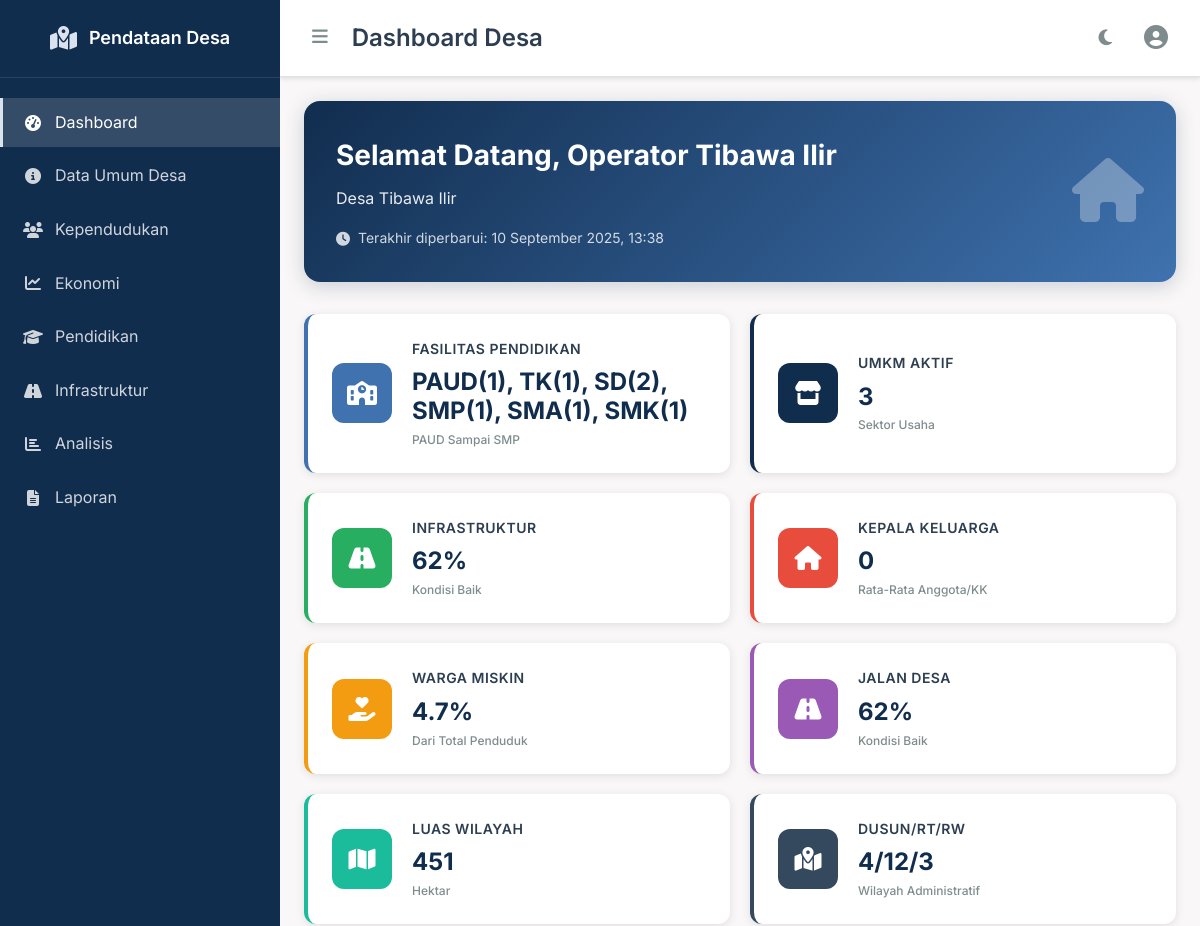
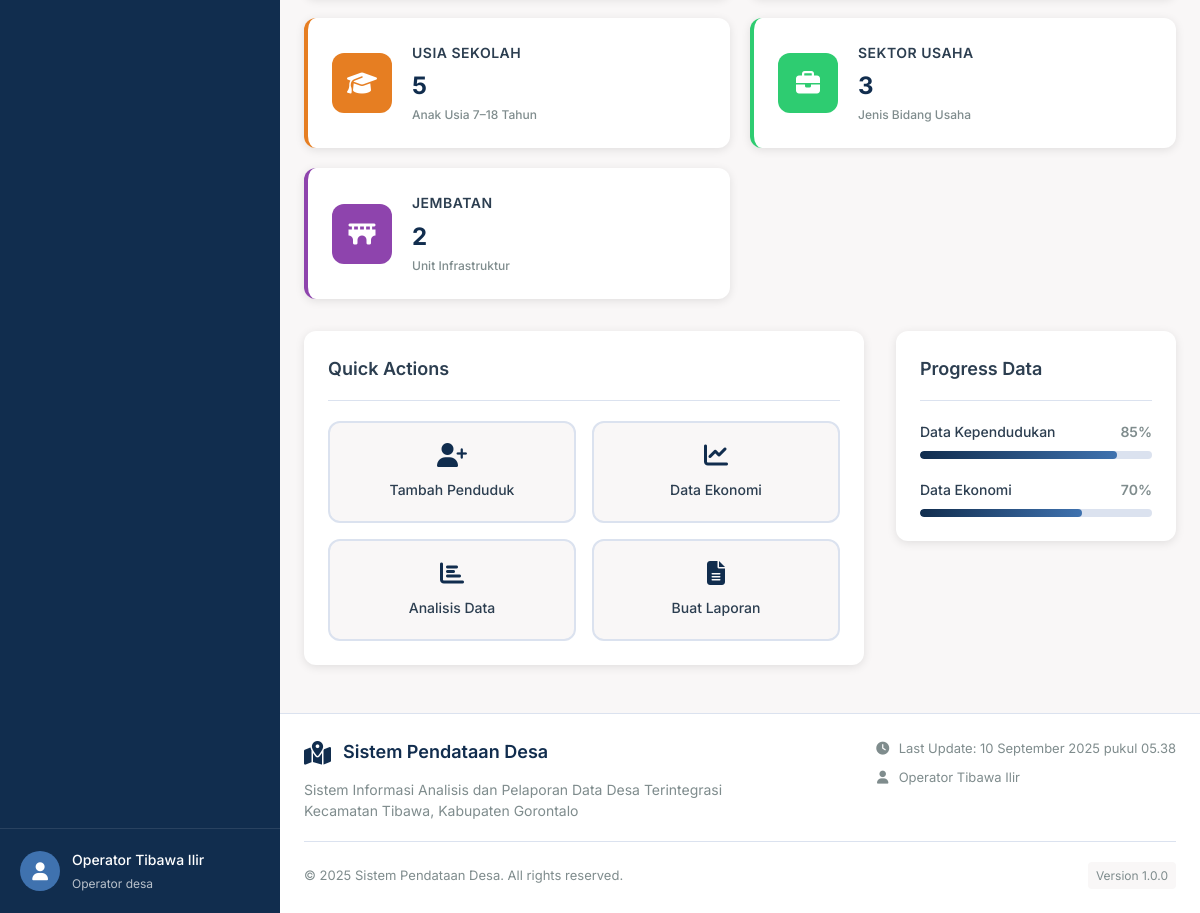
Screenshot of /pages/user/dashboard/dashboard.php (signed in) with the database file from the repository (2 pictures, top to bottom).
### tables this page shows
CREATE TABLE fasilitas_pendidikan (
    id_fasilitas INT PRIMARY KEY AUTO_INCREMENT,
    id_desa INT NOT NULL,
    nama_fasilitas VARCHAR(100) NOT NULL,
    jenis_pendidikan ENUM('PAUD', 'TK', 'SD', 'SMP', 'SMA', 'SMK') NOT NULL,
    alamat_fasilitas TEXT,
    kapasitas_siswa INT DEFAULT 0,
    kondisi_bangunan ENUM('Baik', 'Sedang', 'Rusak') DEFAULT 'Baik',
    jumlah_guru INT DEFAULT 0,
    created_at TIMESTAMP DEFAULT CURRENT_TIMESTAMP,
    updated_at TIMESTAMP DEFAULT CURRENT_TIMESTAMP ON UPDATE CURRENT_TIMESTAMP,
    UNIQUE KEY unique_fasilitas_created (nama_fasilitas, created_at),
    FOREIGN KEY (id_desa) REFERENCES desa(id_desa) ON DELETE CASCADE
);

CREATE TABLE desa (
    id_desa INT PRIMARY KEY AUTO_INCREMENT,
    nama_desa VARCHAR(100) NOT NULL,
    nama_kecamatan VARCHAR(100) NOT NULL,
    nama_kabupaten VARCHAR(100) NOT NULL,
    nama_provinsi VARCHAR(100) NOT NULL,
    luas_wilayah DECIMAL(10,2),
    jumlah_dusun INT DEFAULT 0,
    jumlah_rt INT DEFAULT 0,
    jumlah_rw INT DEFAULT 0,
    koordinat_latitude DECIMAL(10,8),
    koordinat_longitude DECIMAL(11,8),
    peta_fisik VARCHAR(255),
    peta_administratif VARCHAR(255),
    created_at TIMESTAMP DEFAULT CURRENT_TIMESTAMP,
    updated_at TIMESTAMP DEFAULT CURRENT_TIMESTAMP ON UPDATE CURRENT_TIMESTAMP,
    UNIQUE KEY unique_desa_created (nama_desa, created_at)
);

### pages/user/dashboard/dashboard.php (the view, shortened to what the rows shown need)
<?php
require_once __DIR__ . '/../../../database/queries.php';
$queries = new Queries();
$desa_data = $queries->getDesaById($_SESSION['user_desa']);
$fasilitas_pendidikan = $queries->getFasilitasPendidikan($_SESSION['user_desa']);
$fasilitas_count = [];
foreach ($fasilitas_pendidikan as $fasilitas) {
    $jenis = $fasilitas['jenis_pendidikan'];
    $fasilitas_count[$jenis] = ($fasilitas_count[$jenis] ?? 0) + 1;
}
$fasilitas_text = implode(', ', array_map(function($k, $v) { return "$k($v)"; }, array_keys($fasilitas_count), $fasilitas_count)) ?: 'Belum ada data';
$is_ajax = isset($_SERVER['HTTP_X_REQUESTED_WITH']) &&
           strtolower($_SERVER['HTTP_X_REQUESTED_WITH']) === 'xmlhttprequest';
?>
<div class="dashboard-user-container">
    <div class="dashboard-user-header">
        <div class="dashboard-user-welcome-card">
            <div class="dashboard-user-welcome-content">
                <h2>Selamat Datang, <?php echo $_SESSION['user_name']; ?></h2>
            </div>
        </div>
    </div>
    <div class="dashboard-user-stats">
        <div class="dashboard-user-stat-card">
            <div class="dashboard-user-stat-content">
                <div class="dashboard-user-stat-title">Fasilitas Pendidikan</div>
                <div class="dashboard-user-stat-number"><?php echo $fasilitas_text; ?></div>
                <div class="dashboard-user-stat-label">PAUD sampai SMP</div>
            </div>
        </div>
        <div class="dashboard-user-stat-card">
            <div class="dashboard-user-stat-content">
                <div class="dashboard-user-stat-title">Luas Wilayah</div>
                <div class="dashboard-user-stat-number"><?php echo number_format($desa_data['luas_wilayah'] ?? 0); ?></div>
                <div class="dashboard-user-stat-label">hektar</div>
            </div>
        </div>
        <div class="dashboard-user-stat-card">
            <div class="dashboard-user-stat-content">
                <div class="dashboard-user-stat-title">Dusun/RT/RW</div>
                <div class="dashboard-user-stat-number"><?php echo ($desa_data['jumlah_dusun'] ?? 0) . '/' . ($desa_data['jumlah_rt'] ?? 0) . '/' . ($desa_data['jumlah_rw'] ?? 0); ?></div>
                <div class="dashboard-user-stat-label">wilayah administratif</div>
            </div>
        </div>
    </div>
</div>
<?php
if (!$is_ajax) {
    require_once __DIR__ . '/../../../layout/main.php';
}
?>

### rows the page displays
fasilitas_pendidikan: jenis_pendidikan "PAUD(1), TK(1), SD(2), SMP(1), SMA(1), SMK(1)"
desa: luas_wilayah "451", jumlah_dusun "4", jumlah_rt "12", jumlah_rw "3"

### other values shown
$_SESSION['user_name'] "Operator Tibawa Ilir"
str_replace('_', ' ', $_SESSION['user_role']) "Operator desa"
$page_title "Dashboard Desa"
$_SESSION['desa_name'] "Tibawa Ilir"
$total_sektor "3"
$persentase_jalan_baik "62"
$rata_anggota_kk "0"
$persentase_miskin "4.7"
$anak_sekolah "5"
count($jembatan_data) "2"
